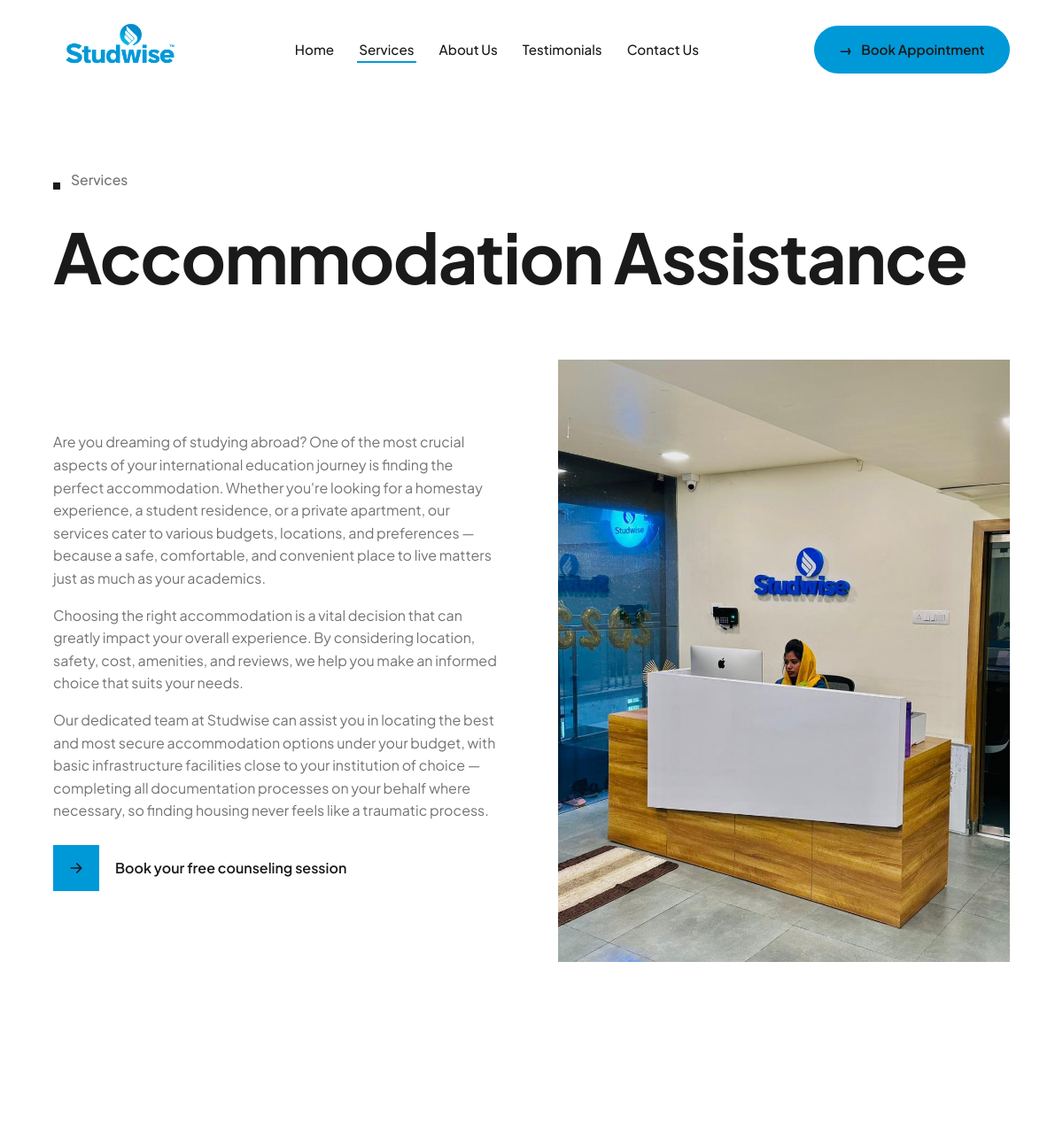
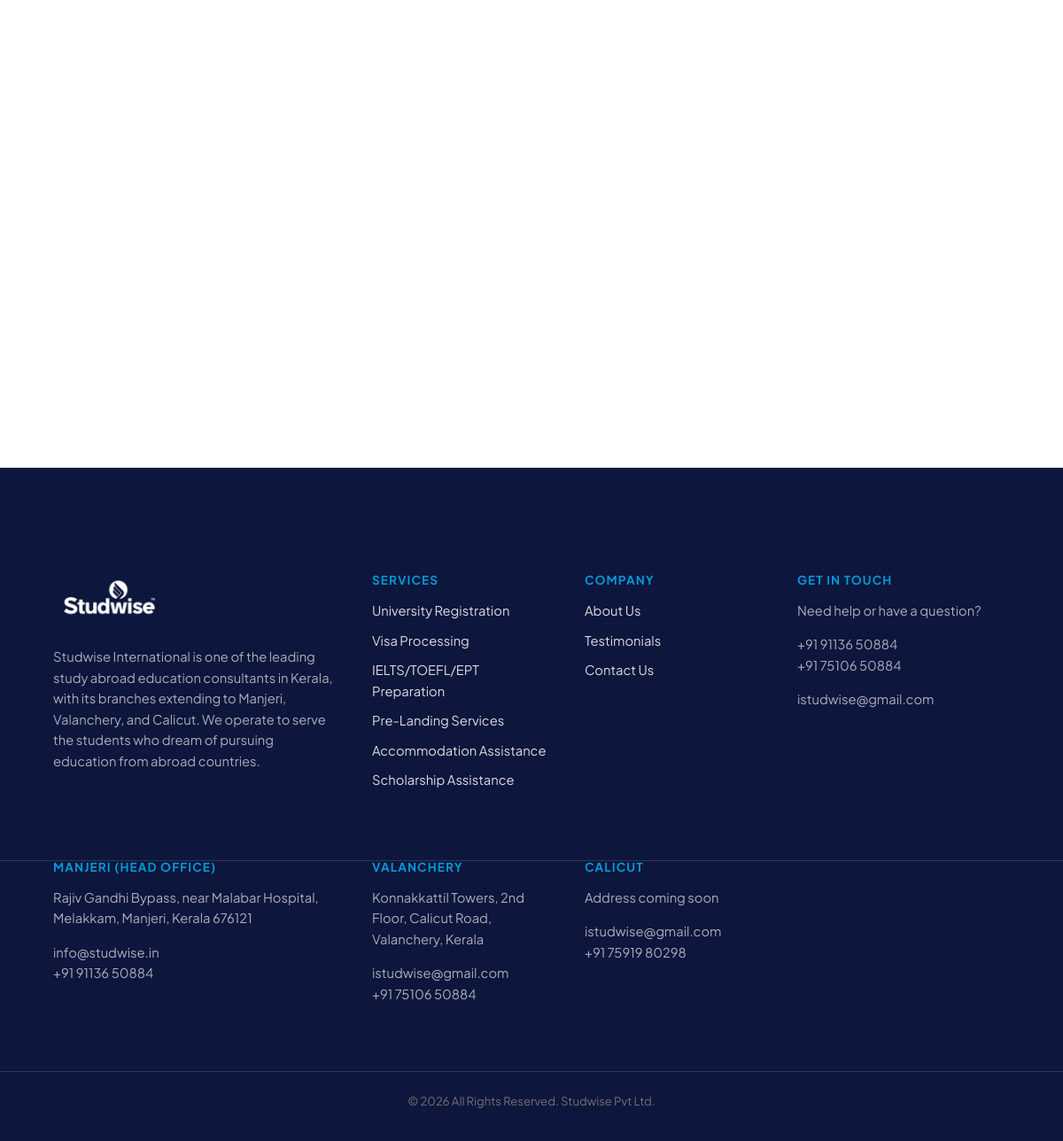
The page /services/accommodation-assistance.php on the database its author committed (2 pictures, top to bottom).
### tables this page shows
CREATE TABLE IF NOT EXISTS services (
    id            INT AUTO_INCREMENT PRIMARY KEY,
    slug          VARCHAR(100) NOT NULL UNIQUE,
    title         VARCHAR(150) NOT NULL,
    summary       VARCHAR(500) NOT NULL,
    body          TEXT NOT NULL,
    detail_body   MEDIUMTEXT NULL,
    detail_image  VARCHAR(255) NULL,
    icon_key      VARCHAR(50)  NOT NULL DEFAULT 'default',
    show_on_home  TINYINT(1)   NOT NULL DEFAULT 0,
    sort_order    INT          NOT NULL DEFAULT 0
);

CREATE TABLE IF NOT EXISTS branches (
    id             INT AUTO_INCREMENT PRIMARY KEY,
    name           VARCHAR(100) NOT NULL,
    is_head_office TINYINT(1)   NOT NULL DEFAULT 0,
    address        VARCHAR(255) NULL,
    phone          VARCHAR(50)  NOT NULL,
    email          VARCHAR(150) NOT NULL,
    sort_order     INT          NOT NULL DEFAULT 0
);

### public/services/accommodation-assistance.php (called while the page is built, shortened)
<?php
$slug = 'accommodation-assistance';
require __DIR__ . '/../../includes/service-detail-template.php';

### config/db.php (called while the page is built, shortened)
<?php
function get_pdo(): PDO
{
    static $pdo = null;
    if ($pdo instanceof PDO) {
        return $pdo;
    }
    $dsn = sprintf('mysql:host=%s;dbname=%s;charset=utf8mb4', DB_HOST, DB_NAME);
    $pdo = new PDO($dsn, DB_USER, DB_PASS, [
        PDO::ATTR_ERRMODE            => PDO::ERRMODE_EXCEPTION,
        PDO::ATTR_DEFAULT_FETCH_MODE => PDO::FETCH_ASSOC,
        PDO::ATTR_EMULATE_PREPARES   => false,
    ]);
    return $pdo;
}

### includes/service-detail-template.php (the view, shortened to what this page needs)
<?php
require_once __DIR__ . '/functions.php';
$service = isset($slug) ? get_service_by_slug($slug) : null;
$next = get_next_service($service['slug']);
$activeNav       = 'services';
require __DIR__ . '/header.php';
?>
<section class="page-hero">
  <div class="wrap">
    <div class="eyebrow-row reveal"><span class="marker"></span><p class="eyebrow">Services</p></div>
    <h1 class="reveal" style="max-width:20ch;"><?= h($service['title']) ?></h1>
  </div>
</section>
<section class="section" style="padding-top:0;">
  <div class="wrap two-col">
    <div class="reveal">
      <?php render_paragraphs($service['detail_body'] ?: $service['body']); ?>
      <a href="<?= h(WHATSAPP_URL) ?>" target="_blank" rel="noopener" class="btn-icon-label btn--magnetic" style="margin-top:10px;">
        <span class="btn-icon-label__box"><svg viewBox="0 0 24 24" fill="none" stroke="currentColor" stroke-width="2" stroke-linecap="round" stroke-linejoin="round"><path d="M5 12h14M13 6l6 6-6 6"/></svg></span>
        <span>Book your free counseling session</span>
      </a>
    </div>
    <div class="reveal">
      <img src="<?= asset('images/' . $service['detail_image']) ?>" alt="<?= h($service['title']) ?>">
    </div>
  </div>
</section>
<?php if ($next): ?>
<section class="section" style="padding-top:0;">
  <div class="wrap">
  </div>
</section>
<?php endif; ?>
<?php
require __DIR__ . '/footer.php';
?>

### includes/header.php (shortened to what this page needs)
<?php
require_once __DIR__ . '/functions.php';
$activeNav       = $activeNav ?? '';
?><!doctype html>
<html lang="en" class="no-js">
<head>
<link rel="stylesheet" href="<?= asset('css/base.css') ?>">
<link rel="stylesheet" href="<?= asset('css/layout.css') ?>">
<link rel="stylesheet" href="<?= asset('css/components.css') ?>">
<link rel="stylesheet" href="<?= asset('css/animations.css') ?>">
</head>
<body>
<?php require __DIR__ . '/nav.php'; ?>
<main id="main">

### includes/nav.php (shortened to what this page needs)
<?php
$navServices = get_services();
$navOnDark = $navOnDark ?? false;
?>
<header class="site-header<?= $navOnDark ? ' site-header--on-dark' : '' ?>" id="siteHeader">
  <div class="site-header__inner">
    <a href="<?= h(BASE_URL) ?>" class="brand">
      <img src="<?= asset('images/logo.png') ?>" alt="<?= h(SITE_NAME) ?>" class="brand__logo">
    </a>
    <nav class="main-nav" aria-label="Primary">
      <ul class="main-nav__list">
        <li><a href="<?= h(BASE_URL) ?>index.php" class="<?= $activeNav === 'home' ? 'is-active' : '' ?>">Home</a></li>
        <li class="has-dropdown">
          <a href="<?= h(BASE_URL) ?>services.php" class="<?= $activeNav === 'services' ? 'is-active' : '' ?>">Services</a>
        </li>
        <li><a href="<?= h(BASE_URL) ?>about.php" class="<?= $activeNav === 'about' ? 'is-active' : '' ?>">About Us</a></li>
        <li><a href="<?= h(BASE_URL) ?>testimonials.php" class="<?= $activeNav === 'testimonials' ? 'is-active' : '' ?>">Testimonials</a></li>
        <li><a href="<?= h(BASE_URL) ?>contact.php" class="<?= $activeNav === 'contact' ? 'is-active' : '' ?>">Contact Us</a></li>
      </ul>
    </nav>
    <a href="<?= h(WHATSAPP_URL) ?>" target="_blank" rel="noopener" class="btn btn--pill">
      <span aria-hidden="true">&rarr;</span>
      <span>Book Appointment</span>
    </a>
  </div>
</header>

### includes/functions.php (shortened to what this page needs)
<?php
require_once __DIR__ . '/../config/db.php';
function h(?string $value): string
{
    return htmlspecialchars($value ?? '', ENT_QUOTES, 'UTF-8');
}
function asset(string $path): string
{
    return BASE_URL . 'assets/' . ltrim($path, '/');
}
function get_services(bool $homeOnly = false): array
{
    $pdo = get_pdo();
    $sql = 'SELECT * FROM services';
    if ($homeOnly) {
        $sql .= ' WHERE show_on_home = 1';
    }
    $sql .= ' ORDER BY sort_order ASC';
    return $pdo->query($sql)->fetchAll();
}
function render_paragraphs(?string $text): void
{
    $paragraphs = preg_split('/\n{2,}/', trim($text ?? ''));
    foreach ($paragraphs as $para) {
        echo '<p>' . h($para) . "</p>\n";
    }
}
function get_next_service(string $slug): ?array
{
    $all = get_services();
    $count = count($all);
    foreach ($all as $i => $svc) {
        if ($svc['slug'] === $slug) {
            return $all[($i + 1) % $count];
        }
    }
    return null;
}
function get_service_by_slug(string $slug): ?array
{
    $stmt = get_pdo()->prepare('SELECT * FROM services WHERE slug = :slug LIMIT 1');
    $stmt->execute(['slug' => $slug]);
    $row = $stmt->fetch();
    return $row ?: null;
}
function get_branches(): array
{
    return get_pdo()->query('SELECT * FROM branches ORDER BY sort_order ASC')->fetchAll();
}

### includes/footer.php (shortened to what this page needs)
<?php
$footerBranches = get_branches();
$footerServices = get_services(true);
$year = date('Y');
?>
</main>
<footer class="site-footer">
  <div class="site-footer__inner">
    <div class="footer-col footer-col--about">
      <img src="<?= asset('images/logo.png') ?>" alt="<?= h(SITE_NAME) ?>" class="footer-logo">
      <p><?= h(SITE_NAME) ?> is one of the leading study abroad education consultants in Kerala, with its branches extending to Manjeri, Valanchery, and Calicut. We operate to serve the students who dream of pursuing education from abroad countries.</p>
    </div>
    <div class="footer-col">
      <h3>Services</h3>
      <ul>
        <?php foreach ($footerServices as $s): ?>
          <li><a href="<?= h(BASE_URL) ?>services/<?= h($s['slug']) ?>.php"><?= h($s['title']) ?></a></li>
        <?php endforeach; ?>
      </ul>
    </div>
    <div class="footer-col">
      <h3>Company</h3>
      <ul>
        <li><a href="<?= h(BASE_URL) ?>about.php">About Us</a></li>
        <li><a href="<?= h(BASE_URL) ?>testimonials.php">Testimonials</a></li>
        <li><a href="<?= h(BASE_URL) ?>contact.php">Contact Us</a></li>
      </ul>
    </div>
    <div class="footer-col">
      <h3>Get In Touch</h3>
      <p>Need help or have a question?</p>
      <p><a href="tel:<?= h(str_replace(' ', '', PHONE_PRIMARY)) ?>"><?= h(PHONE_PRIMARY) ?></a><br>
         <a href="tel:<?= h(str_replace(' ', '', PHONE_SECONDARY)) ?>"><?= h(PHONE_SECONDARY) ?></a></p>
      <p><a href="mailto:<?= h(EMAIL_PRIMARY) ?>"><?= h(EMAIL_PRIMARY) ?></a></p>
    </div>
  </div>
  <div class="site-footer__inner" style="padding-top:0; border-top:1px solid var(--line-on-navy); margin-top:8px;">
    <?php foreach ($footerBranches as $b): ?>
      <div class="footer-col">
        <h3><?= h($b['name']) ?><?= $b['is_head_office'] ? ' (Head Office)' : '' ?></h3>
        <p><?= $b['address'] ? nl2br(h($b['address'])) : 'Address coming soon' ?></p>
        <p><a href="mailto:<?= h($b['email']) ?>"><?= h($b['email']) ?></a><br>
           <a href="tel:<?= h(str_replace(' ', '', $b['phone'])) ?>"><?= h($b['phone']) ?></a></p>
      </div>
    <?php endforeach; ?>
  </div>
  <div class="site-footer__bottom">
    <p>&copy; <?= h((string) $year) ?> All Rights Reserved. Studwise Pvt Ltd.</p>
  </div>
</footer>
</body>
</html>

### public/assets/css/base.css (style rules this page uses)
:root { --ink: #1a1a1a; --paper: #ffffff; --navy: #0d163c; --navy-soft: #3d4563; --lime: #0099d8; --lime-pale: #e0f4fb; --blue: #b3d4ff; --coral: #ff8080; --gold: #ffda66; --gray-100: #e6e6e6; --gray-300: #bcbec0; --gray-400: #999999; --gray-500: #878787; --gray-600: #737373; --line: rgba(26, 26, 26, 0.12); --line-on-navy: rgba(255, 255, 255, 0.14); --font-sans: "Plus Jakarta Sans", "Helvetica Neue", Arial, sans-serif; --max-width: 1360px; --gutter: clamp(20px, 5vw, 64px); --section-pad: clamp(64px, 10vw, 160px); --ease: cubic-bezier(.22, 1, .36, 1); }
*, *::before, *::after { box-sizing: border-box; }
html { scroll-behavior: auto; }
body { margin: 0; background: var(--paper); color: var(--ink); font-family: var(--font-sans); font-size: 16px; line-height: 1.6; -webkit-font-smoothing: antialiased; overflow-x: hidden; }
img { max-width: 100%; display: block; }
a { color: inherit; text-decoration: none; }
ul { list-style: none; margin: 0; padding: 0; }
h1, h2, h3, h4 { font-family: var(--font-sans); font-weight: 700; line-height: 1.03; letter-spacing: -0.02em; margin: 0 0 0.5em; }
h1 { font-size: clamp(2.6rem, 6.5vw, 5.6rem); line-height: 0.98; }
h3 { font-size: clamp(1.25rem, 2.1vw, 1.6rem); }
p { margin: 0 0 1em; color: var(--gray-600); }
.eyebrow-row { display: flex; align-items: center; gap: 12px; margin-bottom: 20px; }
.eyebrow-row .marker { width: 8px; height: 8px; background: var(--ink); flex-shrink: 0; }
.eyebrow { font-size: 0.98rem; font-weight: 500; color: var(--gray-600); }
.btn { display: inline-flex; align-items: center; justify-content: center; gap: 10px; border: none; font-family: var(--font-sans); font-weight: 600; font-size: 0.95rem; cursor: pointer; white-space: nowrap; transition: transform .4s var(--ease), background .3s ease, color .3s ease; will-change: transform; }
.btn--pill { padding: 15px 28px; border-radius: 999px; background: var(--lime); color: var(--ink); }
.btn-icon-label { display: inline-flex; align-items: center; gap: 18px; font-weight: 600; color: var(--ink); }
.btn-icon-label__box { width: 52px; height: 52px; flex-shrink: 0; display: flex; align-items: center; justify-content: center; background: var(--lime); color: var(--ink); transition: background .3s ease, transform .35s var(--ease); }
.btn-icon-label__box svg { width: 20px; height: 20px; }
.section { padding: var(--section-pad) var(--gutter); }
.wrap { max-width: var(--max-width); margin: 0 auto; }

### public/assets/css/layout.css (style rules this page uses)
.site-header { position: fixed; top: 0; left: 0; right: 0; z-index: 500; transition: transform .5s var(--ease), background .4s ease, box-shadow .4s ease, color .4s ease; background: transparent; color: var(--ink); }
.site-header__inner { max-width: var(--max-width); margin: 0 auto; padding: 18px var(--gutter); display: flex; align-items: center; gap: 32px; }
.brand { display: flex; align-items: center; }
.brand__logo { height: 76px; width: auto; transition: filter .3s ease; }
.main-nav { flex: 1; display: flex; justify-content: center; }
.main-nav__list { display: flex; gap: clamp(18px, 2vw, 34px); align-items: center; }
.main-nav__list a { font-size: 0.95rem; font-weight: 500; position: relative; padding: 6px 2px; }
.main-nav__list a::after { content: ""; position: absolute; left: 0; right: 100%; bottom: 0; height: 2px; background: var(--lime); transition: right .35s var(--ease); }
.main-nav__list a:hover::after, .main-nav__list a.is-active::after { right: 0; }
.has-dropdown { position: relative; }
.site-footer { background: var(--navy); color: #fff; padding-top: var(--section-pad); }
.site-footer__inner { max-width: var(--max-width); margin: 0 auto; padding: 0 var(--gutter) 60px; display: grid; grid-template-columns: 1.6fr 1fr 1fr 1.2fr; gap: 40px; }
.footer-logo { height: 64px; width: auto; filter: brightness(0) invert(1); margin-bottom: 18px; }
.footer-col h3 { font-size: 0.85rem; text-transform: uppercase; letter-spacing: .08em; color: var(--lime); margin-bottom: 16px; font-weight: 700; }
.footer-col p { color: rgba(255,255,255,.65); font-size: 0.92rem; }
.footer-col ul li { margin-bottom: 10px; font-size: 0.92rem; color: rgba(255,255,255,.85); }
.site-footer__bottom { border-top: 1px solid var(--line-on-navy); padding: 22px var(--gutter); text-align: center; font-size: 0.82rem; color: rgba(255,255,255,.5); }
.page-hero { padding: clamp(140px, 20vw, 190px) var(--gutter) 40px; }
.two-col { display: grid; grid-template-columns: 1fr 1fr; gap: clamp(30px, 5vw, 80px); align-items: center; }

### rows shown on the page
services: title "Accommodation Assistance", detail_body "Are you dreaming of studying abroad? One of the most crucial aspects of your international education journey is finding the perfect accommodation. Whether you're looking for a homestay experience, a student residence, or a private apartment, our services cater to various budgets, locations, and preferences — because a safe, comfortable, and convenient place to live matters just as much as your academics.", detail_body "Choosing the right accommodation is a vital decision that can greatly impact your overall experience. By considering location, safety, cost, amenities, and reviews, we help you make an informed choice that suits your needs.", detail_body "Our dedicated team at Studwise can assist you in locating the best and most secure accommodation options under your budget, with basic infrastructure facilities close to your institution of choice — completing all documentation processes on your behalf where necessary, so finding housing never feels like a traumatic process.", detail_image (picture)
services: title "University Registration"
services: title "Visa Processing"
services: title "IELTS/TOEFL/EPT Preparation"
services: title "Pre-Landing Services"
services: title "Scholarship Assistance"
branches: name "MANJERI", is_head_office "(HEAD OFFICE)", address "Rajiv Gandhi Bypass, near Malabar Hospital, Melakkam, Manjeri, Kerala 676121", email "info@studwise.in", phone "+91 91136 50884"
branches: name "VALANCHERY", address "Konnakkattil Towers, 2nd Floor, Calicut Road, Valanchery, Kerala", email "istudwise@gmail.com", phone "+91 75106 50884"
branches: name "CALICUT", shows "Address coming soon", email "istudwise@gmail.com", phone "+91 75919 80298"

### other values the page prints
SITE_NAME "Studwise International"
PHONE_PRIMARY "+91 91136 50884"
PHONE_SECONDARY "+91 75106 50884"
EMAIL_PRIMARY "istudwise@gmail.com"
